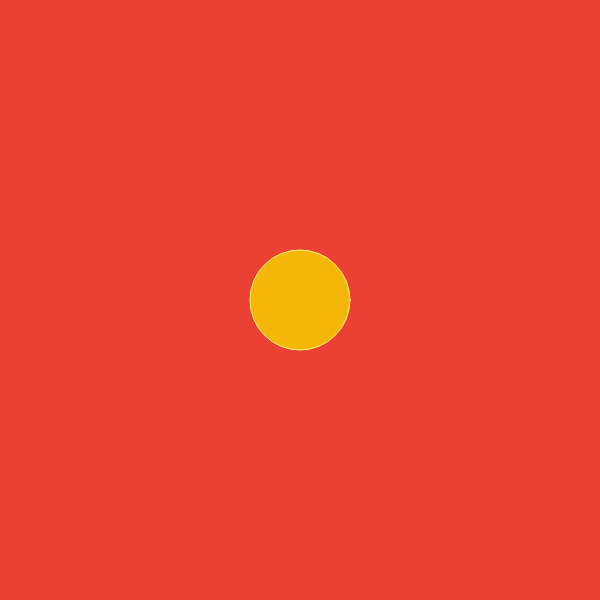
Frame 1 (no input)
Frame 60 (no input): identical to frame 1, image omitted
Frame 120 (the mouse pressed at the canvas centre since frame 60): identical to frame 1, image omitted

The p5.js sketch that drew this single still picture (run headless with seeded random() and noise() and a simulated clock; from frame 60 on, the mouse is pressed at the canvas centre):

// p5.js sketch
// ── sketch.js
function setup() {
  createCanvas(600, 600);
}

function draw() {
  background(235, 64, 52);
  fill(245, 182, 10);
  stroke(253, 255, 110);
  ellipse(width * 0.5, height * 0.5, 100, 100);
}
